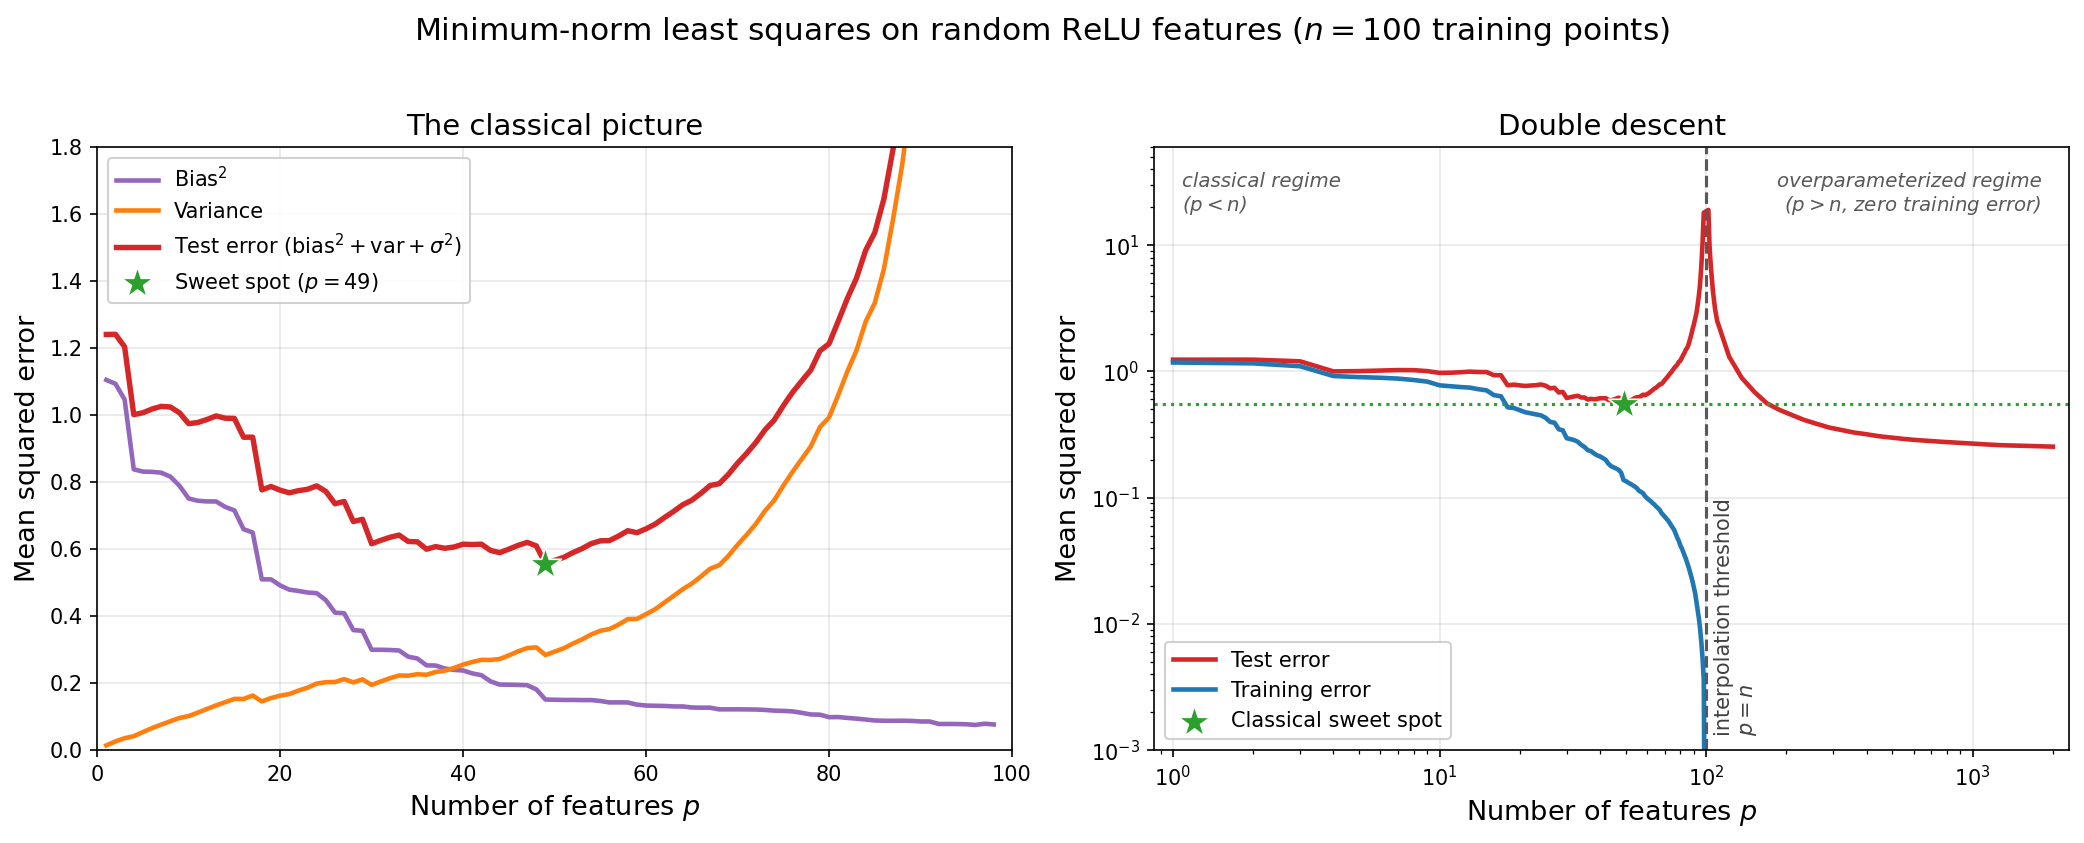

This figure's Python source:
"""
The bias-variance U-curve is the first half of a double-descent curve.

One experiment, two views. The model is linear in its trained parameters:
minimum-norm least squares on p random ReLU features,

    phi_j(x) = max(0, w_j . x),  w_j ~ N(0, I_d / d),
    f_p(x)   = sum_{j <= p} theta_j phi_j(x),  theta = pinv(Phi_p) y.

For p < n this is ordinary least squares. For p > n it is the interpolating
solution of smallest ||theta|| (what gradient descent from theta = 0 converges
to). The model can represent far more functions than n points pin down, and
"smallest norm" is a soft preference among them, not a restriction on which
functions are allowed. That is Wilson's point in "Deep Learning is Not So
Mysterious or Different": the U-curve and double descent both appear in a plain
linear model, with no neural-network training involved.

Experiment
  - Inputs x ~ N(0, I_d), d = 20. Target f(x) = x_1 + 0.3 tanh(2 x_2): mostly
    linear, mildly nonlinear. Labels y = f(x) + N(0, sigma^2), sigma = 0.35.
  - One pool of 2000 features is drawn once; model p uses the first p of them
    (nested), so capacity grows monotonically with p.
  - K = 500 independent training sets of n = 100 points (new inputs and new label
    noise each time). Every p is fit on the same K sets and scored on the same
    fixed test inputs.
  - bias^2(p) = E_x[(mean_k f_k(x) - f(x))^2] and Var(p) = E_x[Var_k f_k(x)], from
    the K predictions at each test input. Both use unbiased estimators (ddof = 1
    for Var; Var/K subtracted from bias^2, since a mean of K predictions is itself
    noisy). Test error = bias^2 + Var + sigma^2.
  - Check: the test MSE measured directly against freshly noised labels (new noise
    for every draw) must match bias^2 + Var + sigma^2. The gap printed below is
    the Monte Carlo noise of those labels.
  - p = n - 1, n, n + 1 are skipped. The ridgeless error there is dominated by a
    few near-singular training sets (at p = n the mean is ~100x the median, and 3
    of 1000 draws supply half of it). n +/- 2 is the closest usable pair. The spike
    height there is still a heavy-tailed average (it can move by tens of percent
    between runs); its location and its size relative to the plateau are robust.
    No ridge is used.
  - For p > n the fit is computed in the dual form theta = Phi^T (Phi Phi^T)^{-1} y,
    identical to the pseudo-inverse solution (checked on the first draw below).

What was tuned ("ratio" = test error at p = 20 n divided by the best p < n; the
figure needs ratio < 1; exploratory runs used K = 120-200)
  - 1-D inputs do not work. With x ~ U(-1, 1), features ReLU(+-x + b), b ~ U(-1, 1),
    n = 50, p up to 1500, three smooth targets and sigma in {0.05, 0.1, 0.3}, the
    error at p = 1500 was 60x to 5000x the best p < n. Even the median training set
    (target sin(pi x), sigma = 0.1) had excess error 0.26 against 0.005 for least
    squares on 8 features: interpolating random 1-D inputs amplifies the noise.
    Hence d = 20.
  - n/d matters. At n = 100, d = 16, 20, 24, 30 give ratios 0.55, 0.44, 0.40, 0.43;
    d = 12 (n/d = 8) gives 0.99, i.e. no gain. d = 20 (n/d = 5) is a round middle.
  - sigma = 0.35. At sigma = 0.5 the ratio is 0.61.
  - The target has to suit the soft bias (n = 100, d = 20):
        x_1                            0.42     tanh(2 x_1)        0.76
        x_1 + 0.3 tanh(2 x_2)  (used)  0.44     sin(1.5 x_1)       1.17
        x_1 + 0.6 tanh(2 x_2)          0.45     x_1 x_2            0.96
        x_1 + 0.5 (x_2^2 - 1)/sqrt(2)  0.47
    Minimum-norm solutions favor low-degree structure; when the target's energy
    sits in higher-degree terms the interpolating regime does not win.
  - Random biases on the features (std 0.5) move the ratio by ~0.03: not used.
  - The pool seed was not searched: seed 42. Eight other pools (seeds 1-8) give
    ratios 0.35 to 0.51.
  - The small steps in the left-panel curves are real. One nested pool means a
    feature that happens to align with the target direction x_1 lowers bias^2 and
    variance at once. Every (d, sigma) tried has them (11-22 local minima over
    p < n). Averaging over several pools would smooth them; the pool is drawn
    once on purpose.

Left: p < n only. Bias^2 falls, variance rises, test error is U-shaped; its
minimum is the classical "sweet spot". Right: the full sweep on log-log axes. The
training error reaches zero at p = n, the test error peaks there, and then falls
below the sweet spot as p keeps growing.

Run from the repository root (about 2 minutes).
Output: assets/links-october-2026/bias-variance-double-descent.png
"""
import numpy as np
import matplotlib.pyplot as plt

SEED = 42
rng = np.random.default_rng(SEED)

# --- Experiment settings ---
N_TRAIN = 100   # training points n
D = 20          # input dimension
SIGMA = 0.35    # label-noise standard deviation
K = 500         # independent training sets
N_TEST = 2000   # fixed test inputs
P_MAX = 2000    # size of the nested feature pool (20 n)

# p < n: every integer up to n - 2. p > n: dense just above the threshold, then
# geometric. p = n - 1, n, n + 1 are skipped (see docstring).
P_GRID = np.unique(np.concatenate([
    np.arange(1, N_TRAIN - 1),
    N_TRAIN + np.array([2, 3, 4, 5, 6, 8]),
    np.round(np.geomspace(N_TRAIN + 10, P_MAX, 28)).astype(int),
]))


def target(X):
    return X[:, 0] + 0.3 * np.tanh(2.0 * X[:, 1])


def relu_features(X, W):
    return np.maximum(X @ W.T, 0.0)


def min_norm_fits(Phi, y, Phi_te, p_grid):
    """Test predictions and training MSE of the minimum-norm least-squares fit on
    the first p features, for each p in p_grid (ascending)."""
    n = Phi.shape[0]
    preds = np.empty((len(p_grid), Phi_te.shape[0]))
    train = np.empty(len(p_grid))
    G = np.zeros((n, n))                  # Gram matrix Phi_p Phi_p^T, grown with p
    C = np.zeros((Phi_te.shape[0], n))    # cross-kernel Phi_test,p Phi_p^T
    done = 0
    for i, p in enumerate(p_grid):
        if p < n:                         # fewer features than points: ordinary least squares
            theta = np.linalg.lstsq(Phi[:, :p], y, rcond=None)[0]
            preds[i] = Phi_te[:, :p] @ theta
            train[i] = np.mean((Phi[:, :p] @ theta - y) ** 2)
        else:                             # more features than points: theta = Phi^T (Phi Phi^T)^{-1} y
            B = Phi[:, done:p]
            G += B @ B.T
            C += Phi_te[:, done:p] @ B.T
            done = p
            alpha = np.linalg.solve(G, y)
            preds[i] = C @ alpha          # = Phi_test,p theta
            train[i] = np.mean((G @ alpha - y) ** 2)   # = mean((Phi_p theta - y)^2)
    return preds, train


# --- Feature pool (drawn once) and fixed test inputs ---
W = rng.standard_normal((P_MAX, D)) / np.sqrt(D)
x_test = rng.standard_normal((N_TEST, D))
f_test = target(x_test)
Phi_test = relu_features(x_test, W)

# --- Simulate K training sets ---
S1 = np.zeros((len(P_GRID), N_TEST))   # sum over draws of f_k(x)
S2 = np.zeros_like(S1)                 # sum over draws of f_k(x)^2
mse_direct = np.zeros(len(P_GRID))     # directly measured test MSE (noisy labels)
mse_train = np.zeros(len(P_GRID))

print(f"Simulating {K} training sets (n = {N_TRAIN}, d = {D}, sigma = {SIGMA}, "
      f"{len(P_GRID)} values of p up to {P_MAX}) ...")
for k in range(K):
    X = rng.standard_normal((N_TRAIN, D))
    y = target(X) + SIGMA * rng.standard_normal(N_TRAIN)
    y_test = f_test + SIGMA * rng.standard_normal(N_TEST)   # fresh noisy labels for this draw
    Phi = relu_features(X, W)
    preds, train = min_norm_fits(Phi, y, Phi_test, P_GRID)
    if k == 0:   # dual form vs. pseudo-inverse, at the smallest, a middle, and the largest p > n
        dual_dev = 0.0
        for i in np.flatnonzero(P_GRID > N_TRAIN)[[0, 12, -1]]:
            ref = Phi_test[:, :P_GRID[i]] @ (np.linalg.pinv(Phi[:, :P_GRID[i]]) @ y)
            dual_dev = max(dual_dev, np.max(np.abs(preds[i] - ref)))
    S1 += preds
    S2 += preds ** 2
    mse_direct += np.mean((preds - y_test) ** 2, axis=1)
    mse_train += train

# --- Bias-variance decomposition from the K draws ---
mean_pred = S1 / K
var_x = (S2 / K - mean_pred ** 2) * K / (K - 1)                  # unbiased Var_k f_k(x), per test input
variance = var_x.mean(axis=1)
bias2 = ((mean_pred - f_test) ** 2).mean(axis=1) - variance / K  # drop the Var/K noise in mean_pred
test_err = bias2 + variance + SIGMA ** 2
test_direct = mse_direct / K
train_err = mse_train / K

classical = P_GRID < N_TRAIN
i_sweet = int(np.argmin(np.where(classical, test_err, np.inf)))
i_peak = int(np.argmax(test_err))
p_sweet, err_sweet = int(P_GRID[i_sweet]), test_err[i_sweet]

# --- Figure ---
C_BIAS, C_VAR, C_TEST, C_TRAIN, C_STAR = '#9467bd', '#ff7f0e', '#d62728', '#1f77b4', '#2ca02c'

fig, axes = plt.subplots(1, 2, figsize=(14, 5.5))

# Left: the classical regime (p < n) -- bias^2 falls, variance rises, test error is U-shaped
ax = axes[0]
ax.plot(P_GRID[classical], bias2[classical], color=C_BIAS, linewidth=2.2, label=r'Bias$^2$')
ax.plot(P_GRID[classical], variance[classical], color=C_VAR, linewidth=2.2, label='Variance')
ax.plot(P_GRID[classical], test_err[classical], color=C_TEST, linewidth=2.6,
        label=r'Test error ($\mathrm{bias}^2 + \mathrm{var} + \sigma^2$)')
ax.scatter([p_sweet], [err_sweet], color=C_STAR, marker='*', s=260, zorder=6,
           edgecolor='white', linewidth=0.8, label=rf'Sweet spot ($p = {p_sweet}$)')
ax.set_xlabel('Number of features $p$', fontsize=13)
ax.set_ylabel('Mean squared error', fontsize=13)
ax.set_title('The classical picture', fontsize=14)
ax.set_xlim(0, N_TRAIN)
ax.set_ylim(0, 1.8)
ax.legend(fontsize=10, loc='upper left', framealpha=0.9)
ax.grid(True, alpha=0.3)

# Right: the full sweep, log-log -- the second descent goes below the sweet spot
ax2 = axes[1]
ax2.plot(P_GRID, test_err, color=C_TEST, linewidth=2.2, label='Test error')
# Training error is zero to machine precision (< 1e-22) for p > n; clip it below the axis
# so the curve drops out of view at the threshold.
ax2.plot(P_GRID, np.maximum(train_err, 1e-9), color=C_TRAIN, linewidth=2.2, label='Training error')
ax2.axvline(N_TRAIN, color='0.35', linestyle='--', linewidth=1.5, zorder=2)
ax2.axhline(err_sweet, color=C_STAR, linestyle=':', linewidth=1.5, zorder=2)
ax2.scatter([p_sweet], [err_sweet], color=C_STAR, marker='*', s=260, zorder=6,
            edgecolor='white', linewidth=0.8, label='Classical sweet spot')

ax2.text(N_TRAIN * 1.07, 1.3e-3, 'interpolation threshold\n$p = n$', rotation=90,
         va='bottom', ha='left', fontsize=10, color='0.25')
ax2.text(0.03, 0.96, 'classical regime\n($p < n$)', transform=ax2.transAxes,
         fontsize=9.5, color='0.35', ha='left', va='top', style='italic')
ax2.text(0.97, 0.96, 'overparameterized regime\n($p > n$, zero training error)',
         transform=ax2.transAxes, fontsize=9.5, color='0.35', ha='right', va='top',
         style='italic')

ax2.set_xscale('log')
ax2.set_yscale('log')
ax2.set_xlim(0.85, P_MAX * 1.15)
ax2.set_ylim(1e-3, 60)
ax2.set_xlabel('Number of features $p$', fontsize=13)
ax2.set_ylabel('Mean squared error', fontsize=13)
ax2.set_title('Double descent', fontsize=14)
ax2.legend(fontsize=10, loc='lower left', framealpha=0.9)
ax2.grid(True, alpha=0.3)

fig.suptitle(rf'Minimum-norm least squares on random ReLU features ($n = {N_TRAIN}$ training points)',
             fontsize=15, y=1.02)

plt.tight_layout()
plt.savefig('assets/links-october-2026/bias-variance-double-descent.png',
            dpi=150, bbox_inches='tight')

# --- Summary / checks ---
gap = np.max(np.abs(test_err - test_direct) / test_direct)
interp = P_GRID > N_TRAIN
print(f"dual form vs pinv (first draw, three values of p > n): max |diff| = {dual_dev:.1e}")
print(f"max relative gap, (bias^2 + variance + sigma^2) vs directly measured test MSE: {gap:.2e}")
print(f"classical sweet spot: p = {p_sweet}, test error = {err_sweet:.4f}")
print(f"peak: p = {int(P_GRID[i_peak])} (n = {N_TRAIN}), test error = {test_err[i_peak]:.3g}")
print(f"largest p = {int(P_GRID[-1])}: test error = {test_err[-1]:.4f} "
      f"({test_err[-1] / err_sweet:.2f}x the sweet spot; noise floor sigma^2 = {SIGMA ** 2:.4f})")
print(f"below the classical sweet spot: {bool(test_err[-1] < err_sweet)}")
print(f"max training MSE for p > n: {train_err[interp].max():.1e} (interpolation)")
